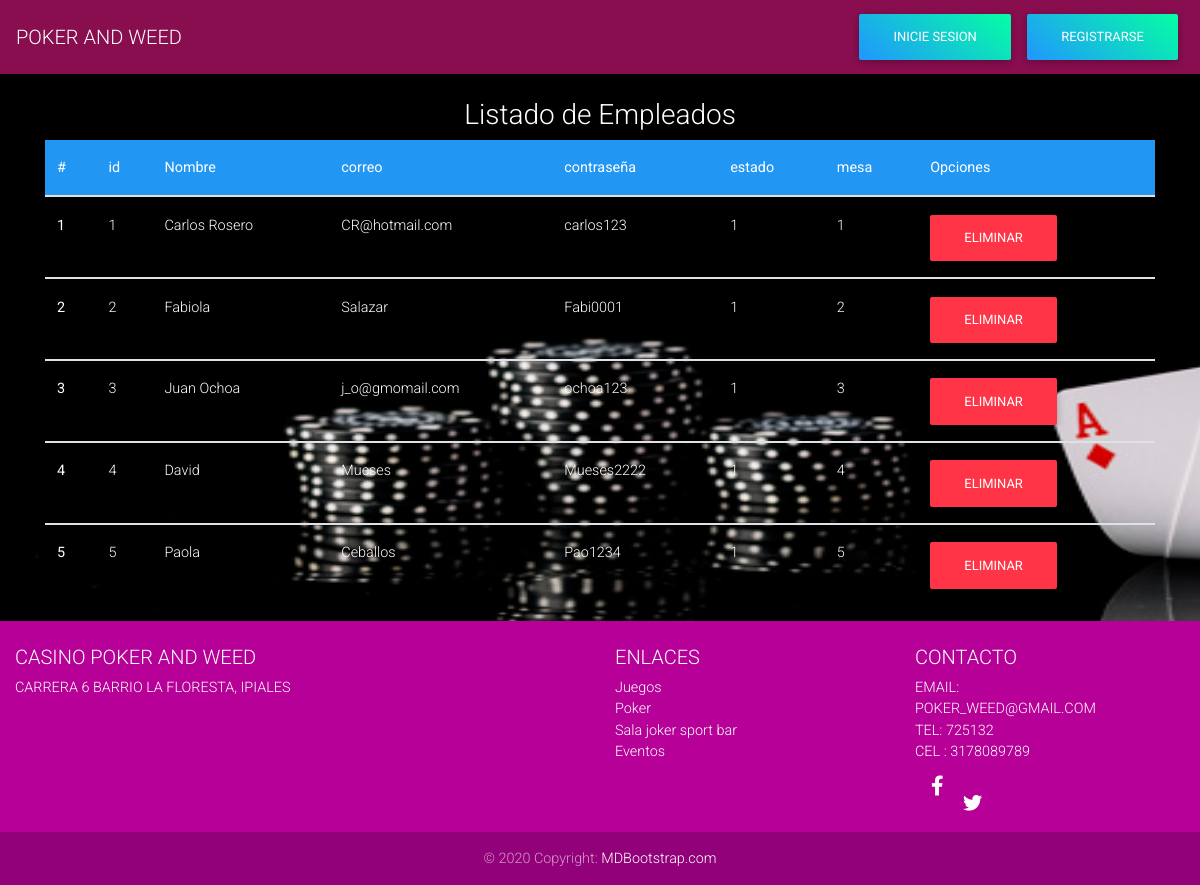
The app's page /empleados.php with its own data.
### tables this page shows
CREATE TABLE `empleado` (
  `id_empleado` varchar(20) NOT NULL,
  `nombre_empleado` varchar(30) NOT NULL,
  `correo_emp` varchar(20) NOT NULL,
  `contraseña_emp` varchar(20) NOT NULL,
  `estado_emp` tinyint(1) NOT NULL,
  `mesa` int(100) NOT NULL
);

### empleados.php (the view, shortened to what this page needs)
<?php
    include 'encabezado.php';
    include 'conexion.php';
    echo('
        <div align="center" class="container">
        <br>
            <h3 style="color:white;"> Listado de Empleados</h3>
    ');
    $sql = "SELECT * FROM empleado ";
    $i = 0;
    if ($resultado = $conexion->query($sql)) {
        echo('
            <table class="table" style="color:white;">
                <thead class="blue white-text">
                    <tr>
                        <th scope="col">#</th>
                        <th scope="col">id</th>
                        <th scope="col">Nombre</th>
                        <th scope="col">correo</th>
                        <th scope="col">contraseña</th>
                        <th scope="col">estado</th>
                        <th scope="col">mesa</th>
                        <th scope="col">Opciones</th>
                    </tr>
                </thead>
        ');
        while($row = $resultado->fetch_array()){
            $i = $i + 1;
            $placa = $row['id_empleado'];
            $marca = $row['nombre_empleado'];
            $correo = $row['correo_emp'];
            $contra = $row['contraseña_emp'];
            $estado = $row['estado_emp'];
            $mesa = $row['mesa'];
            echo('
                <tbody>
                    <tr>
                        <th scope="row">'.$i.'</th>
                        <td>'.$placa.'</td>
                        <td>'.$marca.'</td>
                        <td>'.$correo.'</td>
                        <td>'.$contra.'</td>
                        <td>'.$estado.'</td>
                        <td>'.$mesa.'</td>
                        <td>
                        <a href= "eliminaremple.php?id='.$placa.' "  class="btn btn btn-danger"> Eliminar </a>
                        </td>
                    </tr>
            ');
        }
        echo('
                </tbody>
            </table>
        </div>
        ');
    }
    include 'pie.php'
?>

### css/style.css (style rules this page uses)
html, header, .view { height: 100%; }
body { height: 100%; background-image: url("../img/fondo_registrar1.jpg"); background-size: 1710px 786px; }

### records on screen
empleado: id_empleado "1", nombre_empleado "Carlos Rosero", correo_emp "CR@hotmail.com", contraseña_emp "carlos123", estado_emp "1", mesa "1"
empleado: id_empleado "2", nombre_empleado "Fabiola", correo_emp "Salazar", contraseña_emp "Fabi0001", estado_emp "1", mesa "2"
empleado: id_empleado "3", nombre_empleado "Juan Ochoa", correo_emp "j_o@gmomail.com", contraseña_emp "ochoa123", estado_emp "1", mesa "3"
empleado: id_empleado "4", nombre_empleado "David", correo_emp "Mueses", contraseña_emp "Mueses2222", estado_emp "1", mesa "4"
empleado: id_empleado "5", nombre_empleado "Paola", correo_emp "Ceballos", contraseña_emp "Pao1234", estado_emp "1", mesa "5"
